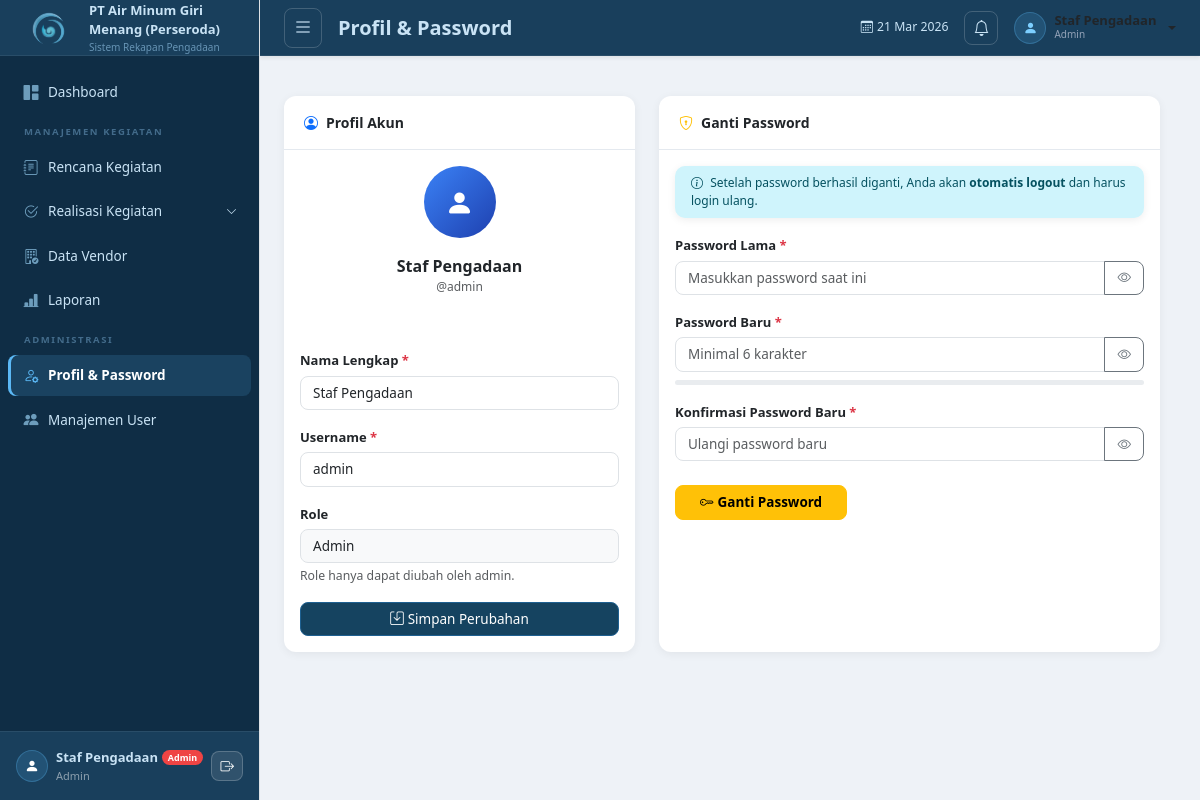
The app's page /modules/auth/profil.php (signed in), older data.
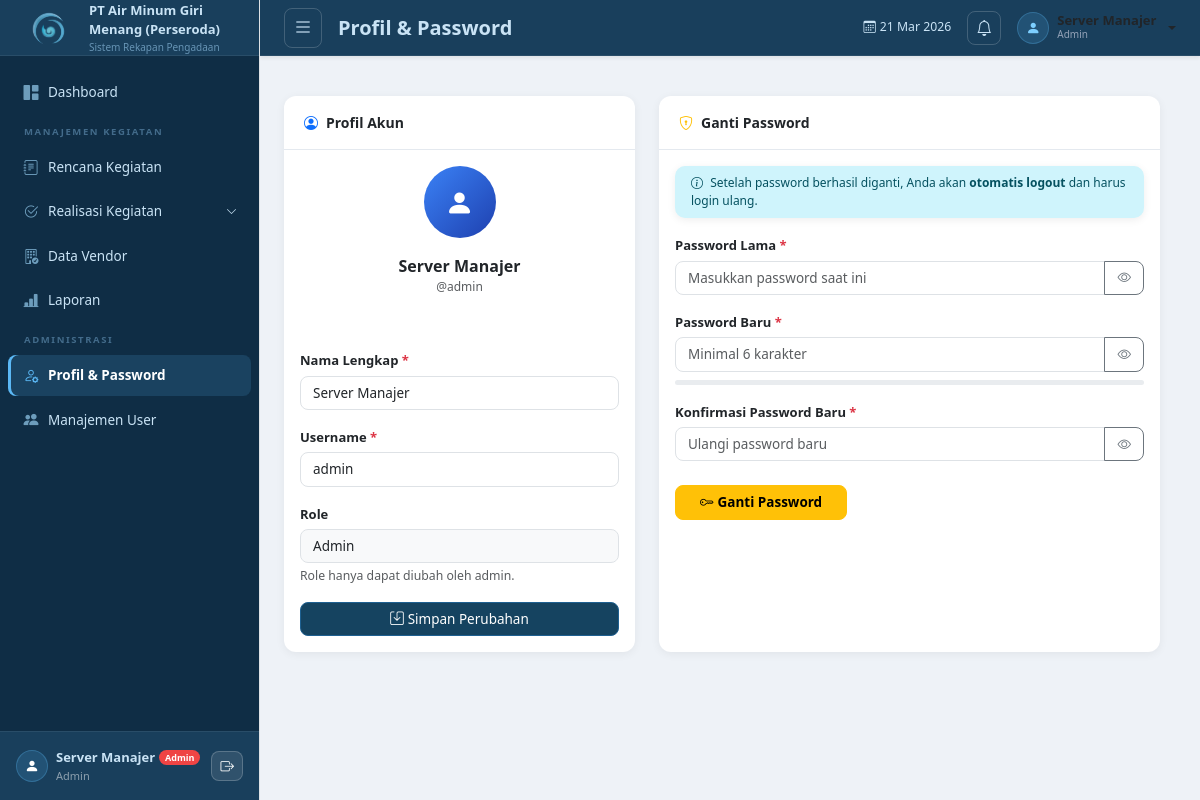
The same page, newer data.
### tables this page shows
CREATE TABLE `users` (
  `id` int(11) NOT NULL,
  `username` varchar(50) NOT NULL,
  `password` varchar(255) NOT NULL,
  `nama_lengkap` varchar(100) NOT NULL,
  `role` enum('admin','manajer_pengadaan','staf_pengadaan') NOT NULL DEFAULT 'staf_pengadaan',
  `created_at` timestamp NOT NULL DEFAULT current_timestamp()
);

### includes/functions.php (called while the page is built, shortened)
<?php
function sanitize($input) {
    return htmlspecialchars(strip_tags(trim($input)), ENT_QUOTES, 'UTF-8');
}

### modules/auth/profil.php (the view, shortened to what the changed rows need)
<?php
require_once __DIR__ . '/../../includes/functions.php';
$db    = getDB();
$uid   = (int)$_SESSION['user_id'];
$qUser = $db->query("SELECT * FROM users WHERE id=$uid");
$user  = $qUser ? $qUser->fetch_assoc() : [];
include __DIR__ . '/../../includes/header.php';
?>
<div class="row g-4" style="max-width:900px;">
    <div class="col-md-5">
        <div class="card h-100">
            <div class="card-body">
                <div class="text-center mb-4">
                    <div class="mx-auto mb-3 d-flex align-items-center justify-content-center rounded-circle"
                         style="width:72px;height:72px;background:linear-gradient(135deg,#3b82f6,#1e40af);font-size:28px;color:white;">
                        <i class="bi bi-person-fill"></i>
                    </div>
                    <div class="fw-bold fs-6"><?= sanitize($user['nama_lengkap'] ?? '') ?></div>
                    <div class="text-muted mb-2" style="font-size:12px;">@<?= sanitize($user['username'] ?? '') ?></div>
                    <span class="badge bg-<?= $roleLabel[1] ?>"><?= $roleLabel[0] ?></span>
                </div>
                <form method="POST">
                    <div class="mb-3">
                        <label class="form-label fw-semibold" style="font-size:13px;">
                            Nama Lengkap <span class="text-danger">*</span>
                        </label>
                        <input type="text" name="nama_lengkap" class="form-control"
                               value="<?= sanitize($user['nama_lengkap'] ?? '') ?>" required>
                    </div>
                    <div class="mb-3">
                        <label class="form-label fw-semibold" style="font-size:13px;">
                            Username <span class="text-danger">*</span>
                        </label>
                        <input type="text" name="username" class="form-control"
                               value="<?= sanitize($user['username'] ?? '') ?>" required>
                    </div>
                </form>
            </div>
        </div>
    </div>
</div>

### includes/header.php (shortened to what the changed rows need)
<!DOCTYPE html>
<html lang="id">
<head>
    <link href="https://cdn.jsdelivr.net/npm/bootstrap@5.3.2/dist/css/bootstrap.min.css" rel="stylesheet">
    <link href="https://cdn.jsdelivr.net/npm/bootstrap-icons@1.11.3/font/bootstrap-icons.min.css" rel="stylesheet">
    <link href="https://cdn.datatables.net/1.13.7/css/dataTables.bootstrap5.min.css" rel="stylesheet">
    <link href="<?= BASE_URL ?>/assets/css/style.css" rel="stylesheet">
</head>
<body>
<div class="wrapper d-flex">
    <?php
    include __DIR__ . '/sidebar.php';
    ?>
    <div class="main-content flex-grow-1">
        <nav class="navbar navbar-expand-lg navbar-light bg-white border-bottom px-4 py-2 sticky-top shadow-sm">
            <?php
            $role   = $_SESSION['user_role'] ?? '';
            $roleInfo = match($role) {
                'admin'             => ['Admin',             'danger'],
                'manajer_pengadaan' => ['Manajer Pengadaan', 'primary'],
                'staf_pengadaan'    => ['Staf Pengadaan',    'secondary'],
                default             => ['User',              'light'],
            };
            ?>
            <div class="ms-auto d-flex align-items-center gap-3">
                <div class="dropdown">
                    <a href="#" class="dropdown-toggle text-decoration-none text-dark d-flex align-items-center gap-2"
                       data-bs-toggle="dropdown" aria-expanded="false">
                        <div class="d-none d-sm-block">
                            <div class="fw-semibold lh-1" style="font-size:13px;">
                                <?= sanitize($_SESSION['user_nama'] ?? 'User') ?>
                            </div>
                            <div style="font-size:10px;color:#94a3b8;">
                                <?= $roleInfo[0] ?>
                            </div>
                        </div>
                    </a>
                </div>
            </div>
        </nav>
        <div class="content-area p-4">

### includes/sidebar.php (shortened to what the changed rows need)
<?php
$role     = $_SESSION['user_role'] ?? 'staf_pengadaan';
$roleLabel = match($role) {
    'admin'             => ['Admin',    '#ef4444'],
    'manajer_pengadaan' => ['Manajer',  '#3b82f6'],
    'staf_pengadaan'    => ['Staf',     '#8b5cf6'],
    default             => ['User',     '#64748b'],
};
?>
<div class="sidebar bg-white border-end" id="sidebar">
    <div class="sidebar-footer px-3 py-3 mt-auto">
        <div class="d-flex align-items-center gap-2">
            <div class="overflow-hidden flex-grow-1">
                <div class="d-flex align-items-center gap-1">
                    <div class="fw-semibold text-truncate" style="font-size:13px;color:#fff;">
                        <?= sanitize($_SESSION['user_nama'] ?? 'User') ?>
                    </div>
                    <span class="badge rounded-pill" style="font-size:9px;background:<?= $roleLabel[1] ?>;">
                        <?= $roleLabel[0] ?>
                    </span>
                </div>
            </div>
        </div>
    </div>
</div>

Row changes from the older to the newer data that the page shows:
changed users "admin": nama_lengkap "Staf Pengadaan" → "Server Manajer"
Text that changed along with them:
$_SESSION['user_nama']: "Staf Pengadaan" → "Server Manajer"
